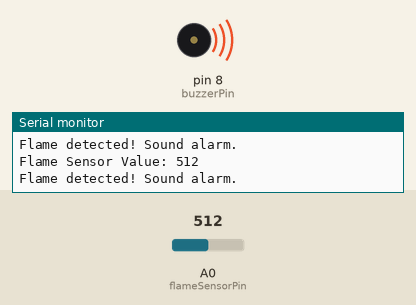
Simulated run of this sketch. Board: Arduino Uno, built with avr-gcc and run on an emulated ATmega328P. Parts: buzzer (waves = sounding, pin HIGH), the last lines printed to the serial monitor. Inputs (shaded band) come from the test bench; at power-on: A0 (flameSensorPin) = 512.

Above: at 2.3 s.
2.4 s: A0 (flameSensorPin) set to 1010
4.5 s: A0 (flameSensorPin) set to 1020
At 5.6 s:
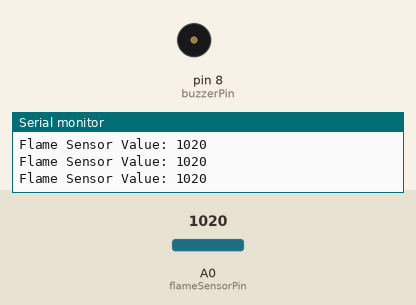
6.6 s: A0 (flameSensorPin) set to 900
At 7.7 s:
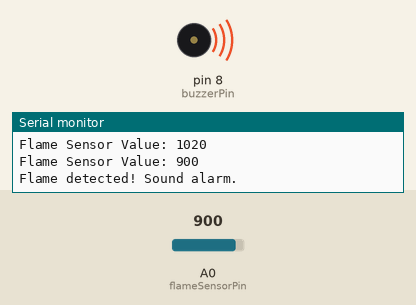
8.7 s: A0 (flameSensorPin) set to 1023
At 11.2 s:
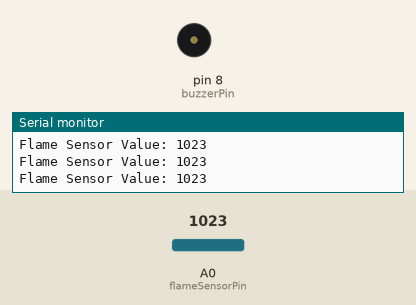
Timing chart, 0 to 12.5 s (numbered marks = the images above; inputs shaded):
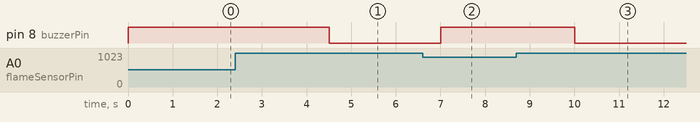

Measured:
- the behaviour switches between 1019 and 1020 on A0 (flameSensorPin) (found by bisection; images 0 and 1)
- after the input at 4.5 s, pin 8 (buzzerPin): HIGH → LOW at once
- after the input at 6.6 s, pin 8 (buzzerPin): LOW → HIGH after 0.41 s
- after the input at 8.7 s, pin 8 (buzzerPin): HIGH → LOW after 1.3 s

The sketch:

flame_sensor.ino
```cpp
// Define the pins
const int flameSensorPin = A0; // Flame sensor connected to analog pin A0
const int buzzerPin = 8;       // Buzzer connected to digital pin 8

void setup() {
  Serial.begin(9600);  // Initialize serial communication
  pinMode(flameSensorPin, INPUT);  // Set flame sensor pin as input
  pinMode(buzzerPin, OUTPUT);      // Set buzzer pin as output
}

void loop() {
  int flameValue = analogRead(flameSensorPin);  // Read the value from the flame sensor

  // Print the flame sensor value to the serial monitor
  Serial.print("Flame Sensor Value: ");
  Serial.println(flameValue);

  // Check if flame is detected
  if (flameValue < 1020) {  // Adjust this threshold according to your sensor's sensitivity
    // If flame is detected, turn on the buzzer and print a message
    Serial.println("Flame detected! Sound alarm.");
    digitalWrite(buzzerPin, HIGH);  // Turn on the buzzer
    delay(1000);  // Delay for 1 second
  } else {
    // If no flame is detected, turn off the buzzer
    digitalWrite(buzzerPin, LOW);  // Turn off the buzzer
  }

  delay(500);  // Delay for stability
}
```
